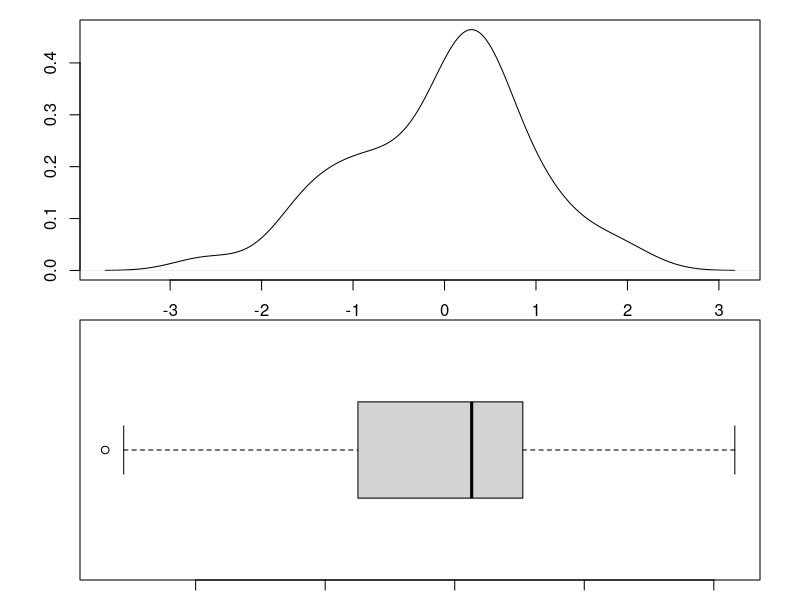

Here is the R script that generated this plot:
## ---- chunk 1
data=rnorm(100)
par(mfrow=c(2,1))
par(mar=c(1,4,1,2))
plot(density(data), main = "", ylab ="", xlab ="")
boxplot(data, horizontal = T)
par(mfrow=c(1,1))
mean_data = mean(data)
